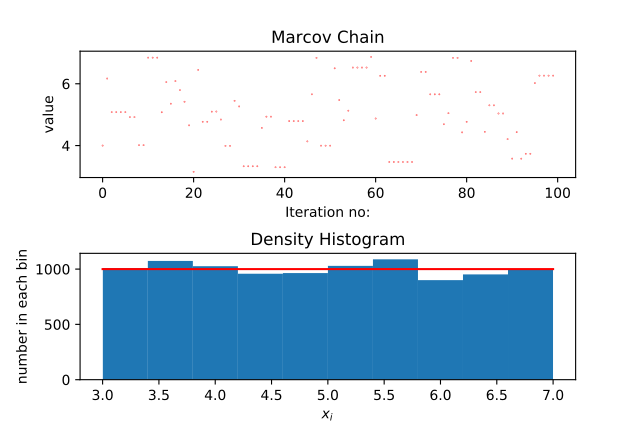

Generate this figure with Python:
"""
Author: Pruthvi Suryadevara
Email:  pruthvi.suryadevara@tifr.res.in
Random numbers using MCMC

"""

import numpy as np
import matplotlib.pyplot as plt


def f(x):
    if x > 3 and x < 7:
        return(1)
    else:
        return(0)


def LCG(n, seed=1):    # Uniform random numbers using LCG
    m = 2**31
    a = 1103515245
    c = 12345
    x = seed
    y = np.zeros(n)
    y[0] = (a*x + c) % m
    for i in range(n-1):
        y[i+1] = (a*y[i] + c) % m
    y = y/(m-1)
    return(y)


def Rand_gaus(n, sig=1):    # Gaussian distribution of desired sigma
    x1 = LCG(n)
    x2 = LCG(n)
    y1 = sig * np.sqrt(-2*np.log(x1)) * np.cos(2*np.pi*x2*(sig**2))
    return(y1)


nsteps = 10000
theta0 = 4.0
r = LCG(nsteps)
gaus = Rand_gaus(nsteps, sig=2)     # Taking gaussian as proposal pdf, with width that matches required pdf
theta = np.zeros(nsteps)
theta[0] = theta0

for i in range(nsteps-1):
    thet = theta[i] + gaus[i]
    if f(thet)/f(theta[i]) > r[i]:
        theta[i+1] = thet
    else:
        theta[i+1] = theta[i]


# Plotting Marcov chain and propability distribution
plt.subplot(2, 1, 1, title="Marcov Chain")
plt.plot(theta[0:100], '.r', markersize=0.5)
plt.xlabel("Iteration no:")
plt.ylabel("value")
plt.subplot(2, 1, 2, title="Density Histogram")
plt.hist(theta)
plt.xlabel("$x_i$")
plt.ylabel("number in each bin")
x = np.linspace(3, 7, 100)
y = nsteps/10*np.ones(len(x))
plt.plot(x, y, 'r')
plt.subplots_adjust(hspace=0.6)
plt.show()
